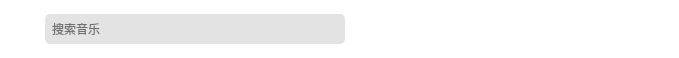
<?xml version="1.0" encoding="UTF-8"?>
<ui version="4.0">
 <class>UISearch</class>
 <widget class="QWidget" name="UISearch">
  <property name="geometry">
   <rect>
    <x>0</x>
    <y>0</y>
    <width>679</width>
    <height>58</height>
   </rect>
  </property>
  <property name="focusPolicy">
   <enum>Qt::FocusPolicy::ClickFocus</enum>
  </property>
  <property name="windowTitle">
   <string>Form</string>
  </property>
  <layout class="QHBoxLayout" name="horizontalLayout_2">
   <property name="spacing">
    <number>0</number>
   </property>
   <property name="leftMargin">
    <number>0</number>
   </property>
   <property name="topMargin">
    <number>0</number>
   </property>
   <property name="rightMargin">
    <number>0</number>
   </property>
   <property name="bottomMargin">
    <number>0</number>
   </property>
   <item>
    <widget class="QWidget" name="widget" native="true">
     <property name="styleSheet">
      <string notr="true">background-color: white;</string>
     </property>
     <layout class="QHBoxLayout" name="horizontalLayout">
      <item>
       <widget class="QPushButton" name="pushButton_2">
        <property name="minimumSize">
         <size>
          <width>30</width>
          <height>30</height>
         </size>
        </property>
        <property name="maximumSize">
         <size>
          <width>30</width>
          <height>30</height>
         </size>
        </property>
        <property name="text">
         <string/>
        </property>
        <property name="icon">
         <iconset resource="../../../resources/icon.qrc">
          <normaloff>:/icon/flush.png</normaloff>:/icon/flush.png</iconset>
        </property>
        <property name="iconSize">
         <size>
          <width>17</width>
          <height>17</height>
         </size>
        </property>
        <property name="flat">
         <bool>true</bool>
        </property>
       </widget>
      </item>
      <item>
       <widget class="QLineEdit" name="searchBar">
        <property name="minimumSize">
         <size>
          <width>300</width>
          <height>30</height>
         </size>
        </property>
        <property name="maximumSize">
         <size>
          <width>300</width>
          <height>16777215</height>
         </size>
        </property>
        <property name="focusPolicy">
         <enum>Qt::FocusPolicy::ClickFocus</enum>
        </property>
        <property name="styleSheet">
         <string notr="true">border-radius: 5px;
background-color: #E3E3E3;
padding-left: 5px;</string>
        </property>
        <property name="placeholderText">
         <string>搜索音乐</string>
        </property>
       </widget>
      </item>
      <item>
       <widget class="QPushButton" name="searchBtn">
        <property name="minimumSize">
         <size>
          <width>30</width>
          <height>30</height>
         </size>
        </property>
        <property name="maximumSize">
         <size>
          <width>30</width>
          <height>30</height>
         </size>
        </property>
        <property name="text">
         <string/>
        </property>
        <property name="icon">
         <iconset resource="../../../resources/icon.qrc">
          <normaloff>:/icon/search.png</normaloff>:/icon/search.png</iconset>
        </property>
        <property name="iconSize">
         <size>
          <width>22</width>
          <height>22</height>
         </size>
        </property>
        <property name="flat">
         <bool>true</bool>
        </property>
       </widget>
      </item>
      <item>
       <spacer name="horizontalSpacer_2">
        <property name="orientation">
         <enum>Qt::Orientation::Horizontal</enum>
        </property>
        <property name="sizeHint" stdset="0">
         <size>
          <width>40</width>
          <height>20</height>
         </size>
        </property>
       </spacer>
      </item>
     </layout>
    </widget>
   </item>
  </layout>
 </widget>
 <resources>
  <include location="../../../resources/icon.qrc"/>
 </resources>
 <connections/>
</ui>
